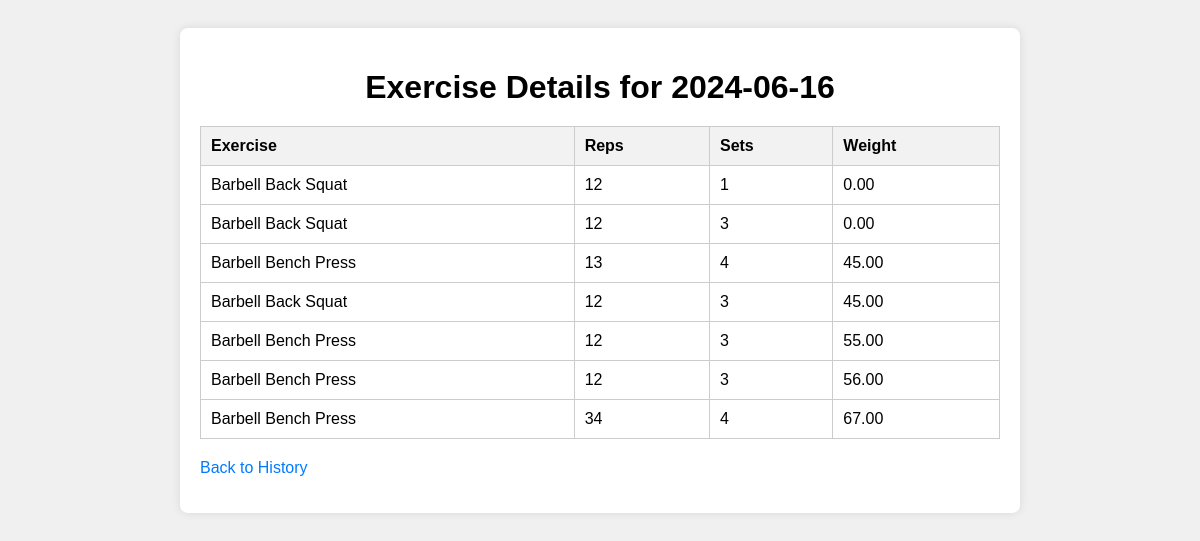
The app's page /day_exercise_details.php?date=2024-06-16 (signed in) with its own data.
### tables this page shows
CREATE TABLE IF NOT EXISTS `history` (
  `id` int NOT NULL AUTO_INCREMENT,
  `user_id` int NOT NULL,
  `date` date NOT NULL,
  `reps` int NOT NULL,
  `sets` int NOT NULL,
  `weight` decimal(10,2) DEFAULT NULL,
  `created_at` timestamp NULL DEFAULT CURRENT_TIMESTAMP,
  `exercise_id` int NOT NULL,
  PRIMARY KEY (`id`),
  KEY `fk_exercise_id` (`exercise_id`),
  KEY `fk_user_id` (`user_id`)
);

CREATE TABLE IF NOT EXISTS `exercises` (
  `id` int NOT NULL AUTO_INCREMENT,
  `name` varchar(100) NOT NULL,
  `description` text NOT NULL,
  `target_muscle_group` varchar(100) NOT NULL,
  `exercise_type` varchar(50) NOT NULL,
  `equipment_required` varchar(100) NOT NULL,
  `mechanics` varchar(50) NOT NULL,
  `force_type` varchar(50) NOT NULL,
  `experience_level` varchar(50) NOT NULL,
  `secondary_muscles` varchar(100) NOT NULL,
  PRIMARY KEY (`id`)
);

### day_exercise_details.php (the view, shortened to what this page needs)
<?php
$servername = "localhost";
$username = "root";
$password = "";
$dbname = "gymprogresstracker";
$conn = new mysqli($servername, $username, $password, $dbname);
$user_id = $_SESSION["id"];
$date = isset($_GET['date']) ? $_GET['date'] : '';
$sql = "SELECT e.name, h.reps, h.sets, h.weight
        FROM history h
        JOIN exercises e ON h.exercise_id = e.id
        WHERE h.user_id = ? AND h.date = ?";
$stmt = $conn->prepare($sql);
$stmt->bind_param("is", $user_id, $date);
$stmt->execute();
$result = $stmt->get_result();
$exercises = array();
while ($row = $result->fetch_assoc()) {
    $exercises[] = $row;
}
?>
<!DOCTYPE html>
<html lang="en">
<head>
</head>
<body>
    <div class="container">
        <h1>Exercise Details for <?php echo htmlspecialchars($date); ?></h1>
        <?php if (count($exercises) > 0): ?>
            <table>
                <thead>
                    <tr>
                        <th>Exercise</th>
                        <th>Reps</th>
                        <th>Sets</th>
                        <th>Weight</th>
                    </tr>
                </thead>
                <tbody>
                    <?php foreach ($exercises as $exercise): ?>
                        <tr>
                            <td><?php echo htmlspecialchars($exercise['name']); ?></td>
                            <td><?php echo htmlspecialchars($exercise['reps']); ?></td>
                            <td><?php echo htmlspecialchars($exercise['sets']); ?></td>
                            <td><?php echo htmlspecialchars($exercise['weight']); ?></td>
                        </tr>
                    <?php endforeach; ?>
                </tbody>
            </table>
        <?php else: ?>
            <p>No exercises found for this date.</p>
        <?php endif; ?>
        <p><a href="history.php">Back to History</a></p>
    </div>
</body>
</html>

### day_exercise_details.php (style rules this page uses)
body { font-family: Arial, sans-serif; background-color: #f0f0f0; padding: 20px; }
.container { max-width: 800px; margin: 0 auto; background-color: #fff; padding: 20px; border-radius: 8px; box-shadow: 0 0 10px rgba(0,0,0,0.1); }
h1 { text-align: center; margin-bottom: 20px; }
table { width: 100%; border-collapse: collapse; margin-bottom: 20px; }
table, th, td { border: 1px solid #ccc; }
th, td { padding: 10px; text-align: left; }
th { background-color: #f2f2f2; }
a { color: #007bff; text-decoration: none; }

### records on screen
history: exercise.name "Barbell Back Squat", reps "12", sets "1", weight "0.00"
history: exercise.name "Barbell Back Squat", reps "12", sets "3", weight "0.00"
history: exercise.name "Barbell Bench Press", reps "13", sets "4", weight "45.00"
history: exercise.name "Barbell Back Squat", reps "12", sets "3", weight "45.00"
history: exercise.name "Barbell Bench Press", reps "12", sets "3", weight "55.00"
history: exercise.name "Barbell Bench Press", reps "12", sets "3", weight "56.00"
history: exercise.name "Barbell Bench Press", reps "34", sets "4", weight "67.00"

### other values on screen
$date "2024-06-16"
